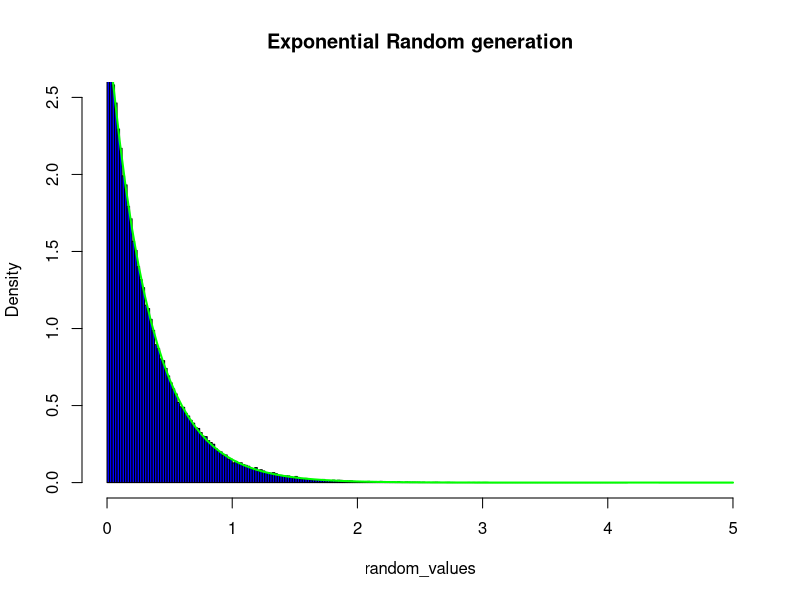

Write the R code that produced this figure.
## ---- chunk 1

#tini <- proc.time()

lambda <- 3
nsim <- 10^5
set.seed(1)
U <- runif(nsim)
random_values <- -log(U)/lambda # -log(1-U)/lambda
#tiempo <- proc.time() - tini
#tiempo
## user system elapsed
## 0.00 0.01 0.02
hist(random_values, breaks = "FD", freq = FALSE, main= "Exponential Random generation",
xlim = c(0, 5), ylim = c(0, 2.5), col="blue")
curve(dexp(x, lambda), lwd = 2, add = TRUE, col="green")

